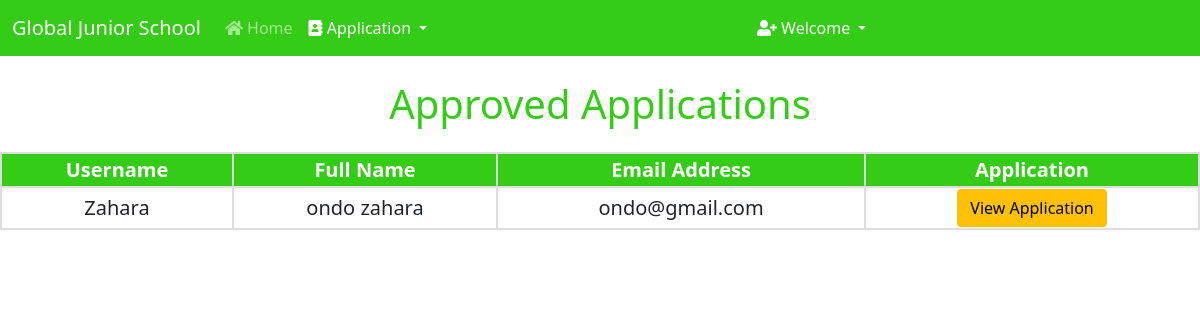
The page /approved_applications/ (signed in) on the database its author committed.
### Students_Admission_System/models.py (models this page shows, shortened)
class Application(models.Model):
    user = models.OneToOneField(User, on_delete=models.CASCADE, blank=True, null=True)
    application_id = models.CharField(max_length=50, unique=True, null=True)
    COURSES = (
    ('Computer Science ', 'Computer Science '),
    ('Information Technology ', 'Information Technology '),
    ('Electronics and Telecommunication ', 'Electronics and Telecommunication '),
    ('Business and accounting', 'Business and accounting'),
    ('public Admin', 'public Admin'),
    ('LAW', 'LAW'),
    )
    course = models.CharField(max_length=100, choices= COURSES)
    name = models.CharField(max_length=200)
    GENDER = (
        ('Male','Male'),
        ('Female','Female')
    )
    gender = models.CharField(max_length=10, choices=GENDER)
    email = models.CharField(max_length=200)
    phone_no = models.CharField(max_length=200)
    address = models.CharField(max_length=200)
    nationality = models.CharField(max_length=250)
    student_profile = models.ImageField(upload_to="images")
    a_level_result = models.FileField()
    o_level_result = models.FileField()
    ple_result = models.FileField()
    kindergaten = models.FileField(null=True)
    national_id = models.ImageField(upload_to="images", null=True)
    DOM =(
        ('Boys hostel A','Boys hostel A'),
        ('Boys hostel B','Boys hostel B'),
        ('Boys hostel C','Boys hostel C'),
        ('Girls hostel A','Girls hostel A'),
        ('Girls hostel B','Girls hostel B'),
        ('Girls hostel C','Girls hostel C')
    )
    dom = models.CharField(max_length=50, choices=DOM)
    STATUS = (
        ('Approved', 'Approved'),
        ('Pending', 'Pending'),
        ('Rejected', 'Rejected'),
    )
    Application_Status = models.TextField(max_length=100, choices=STATUS, default="Pending")
    message = models.TextField(max_length=100, default="", null=True, blank=True)

### Students_Admission_System/views.py (the view)
# urls.py: path("approved_applications/", views.approved_applications, name="approved_applications"),
def approved_applications(request):
    if not request.user.is_superuser:
        return redirect("/login")
    approved = Application.objects.filter(Application_Status="Approved")
    return render(request, "approved_applications.html", {'approved':approved})

### Students_Admission_System/templates/approved_applications.html (shortened to what this page needs)
{% extends 'admin.html' %}
    {% block body %}
    <h1 class="mt-4"> Approved Applications </h1>
    <div class="users-table mt-4">
    <table>
        <tbody>
            <tr>
                <th>Username</th>
                <th>Full Name</th>
                <th>Email Address</th>
                <th>Application</th>
            </tr>
            {% for i in approved %}
            <tr>
                <td>{{i.user}}</td>
                <td>{{i.name}}</td>
                <td>{{i.email}}</td>
                <td><a href="/student_application/{{i.id}}/" class="btn btn-warning">View Application</a></td>
            </tr>
            {% endfor %}
        </tbody>
    </table>
    {% endblock %}

### Students_Admission_System/templates/approved_applications.html (style rules this page uses)
h1 { text-align: center; color: #35cc17; }
table { border-collapse: collapse; width: 100%; text-align: center; font-size: 20px; }
th { background-color: #35cc17; color: white; }
th, td { border: 2px solid #ddd; }

### rows shown on the page
Application: user "Zahara", name "ondo zahara", email "ondo@gmail.com"
